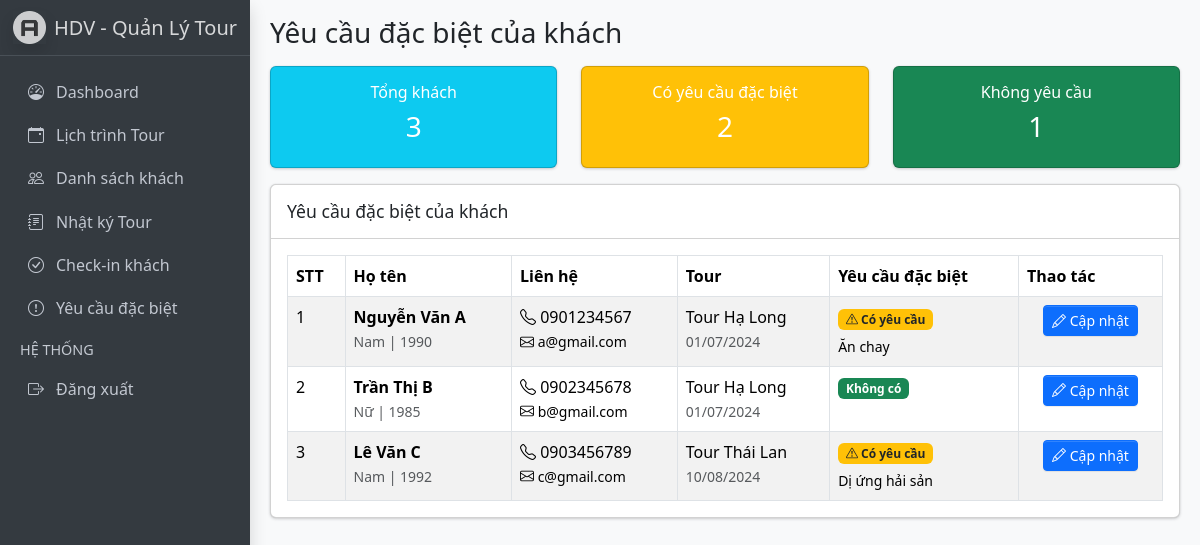
/guide/requirements (signed in), run on the app's committed database.
### tables this page shows
CREATE TABLE `customers` (
  `id` bigint(20) NOT NULL,
  `booking_id` bigint(20) DEFAULT NULL,
  `name` varchar(100) NOT NULL,
  `phone` varchar(20) DEFAULT NULL,
  `email` varchar(100) DEFAULT NULL,
  `gender` enum('Nam','Nữ','Khác') DEFAULT NULL,
  `birth_year` int(11) DEFAULT NULL,
  `id_number` varchar(50) DEFAULT NULL,
  `address` text DEFAULT NULL,
  `payment_status` enum('Chưa thanh toán','Đã cọc','Hoàn tất') DEFAULT 'Chưa thanh toán',
  `special_requirements` text DEFAULT NULL,
  `check_in_status` enum('Chưa check-in','Đã check-in') DEFAULT 'Chưa check-in',
  `room_number` varchar(50) DEFAULT NULL,
  `created_at` timestamp NOT NULL DEFAULT current_timestamp(),
  `updated_at` timestamp NOT NULL DEFAULT current_timestamp() ON UPDATE current_timestamp()
);

CREATE TABLE `tours` (
  `id` bigint(20) NOT NULL,
  `name` varchar(255) NOT NULL,
  `description` text DEFAULT NULL,
  `category_id` bigint(20) DEFAULT NULL,
  `schedule` longtext DEFAULT NULL CHECK (json_valid(`schedule`)),
  `images` longtext DEFAULT NULL CHECK (json_valid(`images`)),
  `prices` longtext DEFAULT NULL CHECK (json_valid(`prices`)),
  `policies` longtext DEFAULT NULL CHECK (json_valid(`policies`)),
  `suppliers` longtext DEFAULT NULL CHECK (json_valid(`suppliers`)),
  `price` decimal(15,2) DEFAULT NULL,
  `status` tinyint(4) NOT NULL,
  `created_at` timestamp NOT NULL DEFAULT current_timestamp(),
  `updated_at` timestamp NOT NULL DEFAULT current_timestamp() ON UPDATE current_timestamp()
);

CREATE TABLE `bookings` (
  `id` bigint(20) NOT NULL,
  `tour_id` bigint(20) DEFAULT NULL,
  `customer_name` varchar(100) DEFAULT NULL,
  `customer_phone` varchar(20) DEFAULT NULL,
  `customer_email` varchar(100) DEFAULT NULL,
  `booking_type` enum('Khách lẻ','Đoàn') DEFAULT NULL,
  `num_people` int(11) DEFAULT NULL,
  `created_by` bigint(20) DEFAULT NULL,
  `assigned_guide_id` bigint(20) DEFAULT NULL,
  `status` bigint(20) DEFAULT NULL,
  `start_date` date DEFAULT NULL,
  `end_date` date DEFAULT NULL,
  `special_requirements` text DEFAULT NULL,
  `schedule_detail` longtext DEFAULT NULL CHECK (json_valid(`schedule_detail`)),
  `service_detail` longtext DEFAULT NULL CHECK (json_valid(`service_detail`)),
  `diary` longtext DEFAULT NULL CHECK (json_valid(`diary`)),
  `lists_file` longtext DEFAULT NULL CHECK (json_valid(`lists_file`)),
  `notes` text DEFAULT NULL,
  `created_at` timestamp NOT NULL DEFAULT current_timestamp(),
  `updated_at` timestamp NOT NULL DEFAULT current_timestamp() ON UPDATE current_timestamp()
);

### src/helpers/helpers.php (called while the page is built, shortened)
<?php
function view_path(string $view): string
{
    $normalized = str_replace('.', DIRECTORY_SEPARATOR, $view);
    return BASE_PATH . DIRECTORY_SEPARATOR . 'views' . DIRECTORY_SEPARATOR . $normalized . '.php';
}
function view(string $view, array $data = []): void
{
    $file = view_path($view);
    extract($data, EXTR_OVERWRITE);
    include $file;
}

### src/controllers/GuideController.php (called while the page is built, shortened)
<?php
class GuideController
{
    public function requirements()
    {
        $customers = Customer::getAll();
        view('guide.requirements', [
            'title' => 'Yêu cầu đặc biệt',
            'pageTitle' => 'Yêu cầu đặc biệt của khách',
            'customers' => $customers
        ]);
    }
}

### index.php (called while the page is built, shortened)
<?php
require_once __DIR__ . '/src/helpers/helpers.php';
if (file_exists(__DIR__ . '/src/models/Customer.php')) require_once __DIR__ . '/src/models/Customer.php';
require_once __DIR__ . '/src/controllers/GuideController.php';
$homeController = new HomeController();
$authController = new AuthController();
$categoryController = new CategoryController();
$adminController = new AdminController();
$guideController = new GuideController();
$act = $_GET['act'] ?? '/';
match ($act) {
    '/', 'welcome' => $homeController->welcome(),
    'home' => $homeController->home(),
    'login' => $authController->login(),
    'check-login' => $authController->checkLogin(),
    'logout' => $authController->logout(),
    'categories' => $categoryController->index(),
    'admin/dashboard' => $homeController->home(),
    'admin/tours' => $adminController->tours(),
    'admin/tours/add' => $adminController->addTour(),
    'admin/tours/edit' => $adminController->editTour(),
    'admin/tours/view' => $adminController->viewTour(),
    'admin/bookings' => $adminController->bookings(),
    'admin/bookings/add' => $adminController->addBooking(),
    'admin/bookings/customers' => $adminController->bookingCustomers(),
    'admin/customers' => $adminController->customers(),
    'admin/customers/add' => $adminController->addCustomer(),
    'admin/guides' => $adminController->guides(),
    'admin/reports' => $adminController->reports(),
    'admin/schedules' => $adminController->schedules(),
    'admin/schedules/add' => $adminController->addSchedule(),
    'admin/schedules/edit' => $adminController->editSchedule(),
    'admin/rooms' => $adminController->rooms(),
    'admin/expenses' => $adminController->expenses(),
    'admin/revenue' => $adminController->revenue(),
    'admin/customers/checkin' => $adminController->customerCheckIn(),
    'admin/customers/assign-room' => $adminController->assignRoom(),
    'admin/print-guest-list' => $adminController->printGuestList(),
    'guide/dashboard' => $guideController->dashboard(),
    'guide/schedule' => $guideController->schedule(),
    'guide/customers' => $guideController->customers(),
    'guide/diary' => $guideController->diary(),
    'guide/checkin' => $guideController->checkin(),
    'guide/requirements' => $guideController->requirements(),
    'guide/update-requirement' => $guideController->updateRequirement(),
    'guide/save-diary' => $guideController->saveDiary(),
    default => $homeController->notFound(),
};

### src/models/Customer.php (called while the page is built, shortened)
<?php
class Customer
{
    public static function getAll()
    {
        $db = getDB();
        $stmt = $db->query("
            SELECT c.*, b.id as booking_id, t.name as tour_name, b.start_date
            FROM customers c
            LEFT JOIN bookings b ON c.booking_id = b.id
            LEFT JOIN tours t ON b.tour_id = t.id
            ORDER BY c.created_at DESC
        ");
        return $stmt->fetchAll(PDO::FETCH_ASSOC);
    }
}
?>

### views/guide/requirements.php (the view, shortened to what this page needs)
<div class="row mb-3">
  <div class="col-md-4">
    <div class="card bg-info text-white">
      <div class="card-body text-center">
        <h6>Tổng khách</h6>
        <h3><?= count($customers) ?></h3>
      </div>
    </div>
  </div>
  <div class="col-md-4">
    <div class="card bg-warning text-white">
      <div class="card-body text-center">
        <h6>Có yêu cầu đặc biệt</h6>
        <h3><?= count(array_filter($customers, fn($c) => !empty($c['special_requirements']))) ?></h3>
      </div>
    </div>
  </div>
  <div class="col-md-4">
    <div class="card bg-success text-white">
      <div class="card-body text-center">
        <h6>Không yêu cầu</h6>
        <h3><?= count(array_filter($customers, fn($c) => empty($c['special_requirements']))) ?></h3>
      </div>
    </div>
  </div>
</div>
<div class="card">
  <div class="card-header">
    <h3 class="card-title">Yêu cầu đặc biệt của khách</h3>
  </div>
  <div class="card-body">
    <table class="table table-bordered table-striped">
      <thead>
        <tr>
          <th>STT</th>
          <th>Họ tên</th>
          <th>Liên hệ</th>
          <th>Tour</th>
          <th>Yêu cầu đặc biệt</th>
          <th>Thao tác</th>
        </tr>
      </thead>
      <tbody>
        <?php if (empty($customers)): ?>
          <tr>
            <td colspan="6" class="text-center text-muted">Chưa có khách</td>
          </tr>
        <?php else: ?>
          <?php foreach ($customers as $index => $c): ?>
            <tr>
              <td><?= $index + 1 ?></td>
              <td>
                <strong><?= htmlspecialchars($c['name']) ?></strong><br>
                <small class="text-muted">
                  <?php if ($c['gender']): ?>
                    <?= $c['gender'] ?>
                  <?php endif; ?>
                  <?php if ($c['birth_year']): ?>
                    | <?= $c['birth_year'] ?>
                  <?php endif; ?>
                </small>
              </td>
              <td>
                <?php if ($c['phone']): ?>
                  <i class="bi bi-telephone"></i> <?= htmlspecialchars($c['phone']) ?><br>
                <?php endif; ?>
                <?php if ($c['email']): ?>
                  <small><i class="bi bi-envelope"></i> <?= htmlspecialchars($c['email']) ?></small>
                <?php endif; ?>
              </td>
              <td>
                <?= htmlspecialchars($c['tour_name'] ?? 'N/A') ?><br>
                <?php if ($c['start_date']): ?>
                  <small class="text-muted"><?= date('d/m/Y', strtotime($c['start_date'])) ?></small>
                <?php endif; ?>
              </td>
              <td>
                <?php if (!empty($c['special_requirements'])): ?>
                  <span class="badge bg-warning text-dark mb-1">
                    <i class="bi bi-exclamation-triangle"></i> Có yêu cầu
                  </span><br>
                  <small><?= htmlspecialchars($c['special_requirements']) ?></small>
                <?php else: ?>
                  <span class="badge bg-success">Không có</span>
                <?php endif; ?>
              </td>
              <td class="text-center">
                <button class="btn btn-sm btn-primary" data-bs-toggle="modal" data-bs-target="#editModal<?= $c['id'] ?>">
                  <i class="bi bi-pencil"></i> Cập nhật
                </button>
              </td>
            </tr>
          <?php endforeach; ?>
        <?php endif; ?>
      </tbody>
    </table>
  </div>
</div>

### data on the page
customers: name "Nguyễn Văn A", gender "Nam", birth_year "1990", phone "0901234567", email "a@gmail.com", tours.name "Tour Hạ Long", booking.start_date "01/07/2024", special_requirements "Ăn chay"
customers: name "Trần Thị B", gender "Nữ", birth_year "1985", phone "0902345678", email "b@gmail.com", tours.name "Tour Hạ Long", booking.start_date "01/07/2024", shows "Không có"
customers: name "Lê Văn C", gender "Nam", birth_year "1992", phone "0903456789", email "c@gmail.com", tours.name "Tour Thái Lan", booking.start_date "10/08/2024", special_requirements "Dị ứng hải sản"

### other printed values
$pageTitle "Yêu cầu đặc biệt của khách"
count($customers) "3"
